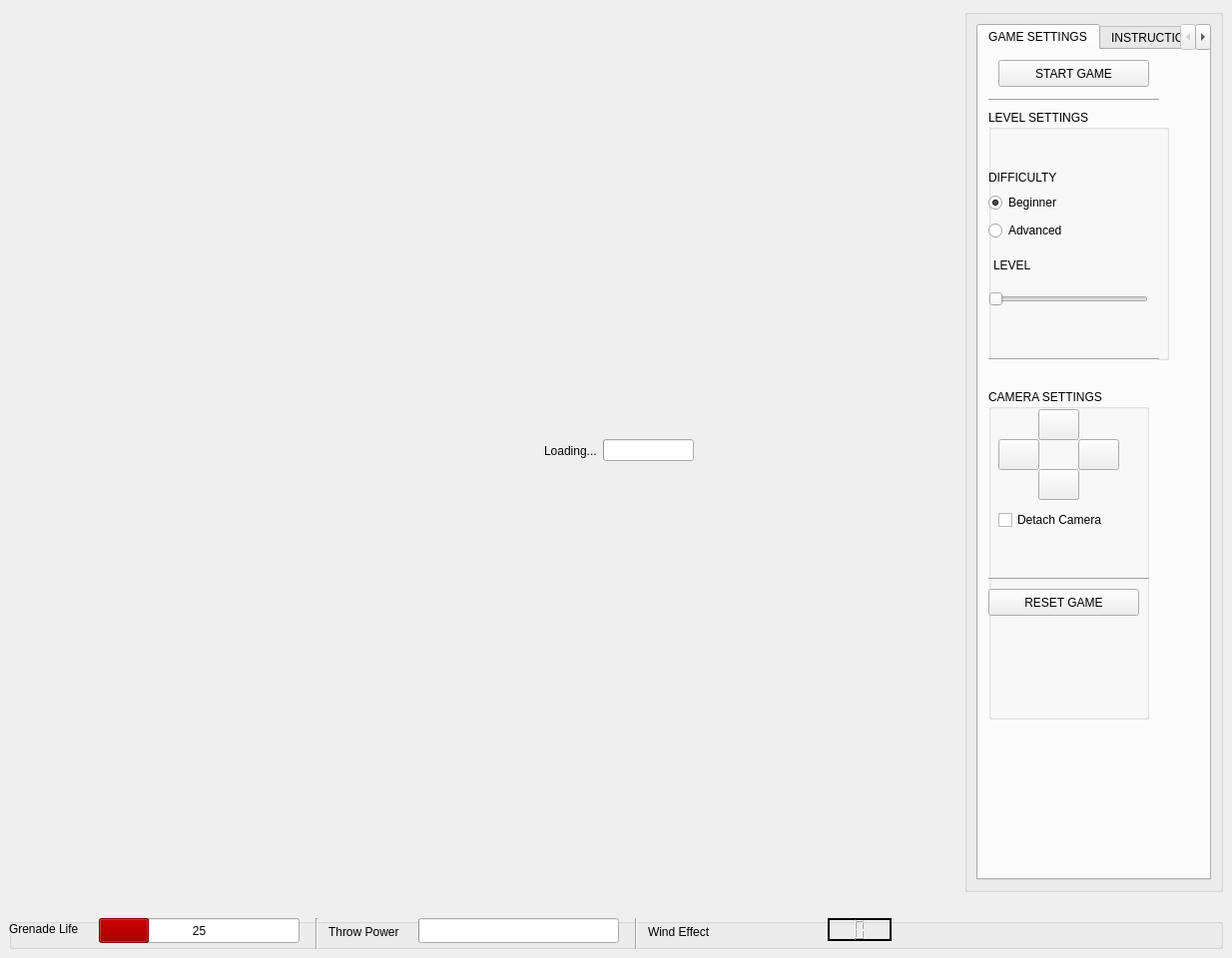
<?xml version="1.0" encoding="UTF-8"?>
<ui version="4.0">
 <class>GameControls</class>
 <widget class="QMainWindow" name="GameControls">
  <property name="geometry">
   <rect>
    <x>0</x>
    <y>0</y>
    <width>1234</width>
    <height>960</height>
   </rect>
  </property>
  <property name="windowTitle">
   <string>DISC THROW GAME</string>
  </property>
  <widget class="QWidget" name="centralwidget">
   <layout class="QGridLayout" name="s_GameWindowLayout">
    <item row="0" column="1">
     <spacer name="horizontalSpacer">
      <property name="orientation">
       <enum>Qt::Horizontal</enum>
      </property>
      <property name="sizeHint" stdset="0">
       <size>
        <width>40</width>
        <height>20</height>
       </size>
      </property>
     </spacer>
    </item>
    <item row="0" column="3">
     <spacer name="horizontalSpacer_2">
      <property name="orientation">
       <enum>Qt::Horizontal</enum>
      </property>
      <property name="sizeHint" stdset="0">
       <size>
        <width>40</width>
        <height>20</height>
       </size>
      </property>
     </spacer>
    </item>
    <item row="0" column="7">
     <spacer name="horizontalSpacer_3">
      <property name="orientation">
       <enum>Qt::Horizontal</enum>
      </property>
      <property name="sizeHint" stdset="0">
       <size>
        <width>40</width>
        <height>20</height>
       </size>
      </property>
     </spacer>
    </item>
    <item row="0" column="5" colspan="2">
     <widget class="QProgressBar" name="m_progressBar">
      <property name="enabled">
       <bool>true</bool>
      </property>
      <property name="cursor">
       <cursorShape>BusyCursor</cursorShape>
      </property>
      <property name="autoFillBackground">
       <bool>false</bool>
      </property>
      <property name="maximum">
       <number>30</number>
      </property>
      <property name="value">
       <number>0</number>
      </property>
      <property name="alignment">
       <set>Qt::AlignCenter</set>
      </property>
      <property name="textVisible">
       <bool>false</bool>
      </property>
      <property name="orientation">
       <enum>Qt::Horizontal</enum>
      </property>
      <property name="invertedAppearance">
       <bool>false</bool>
      </property>
      <property name="format">
       <string>%p%</string>
      </property>
     </widget>
    </item>
    <item row="0" column="4">
     <widget class="QLabel" name="loading">
      <property name="text">
       <string>Loading...</string>
      </property>
     </widget>
    </item>
    <item row="2" column="1" colspan="8">
     <spacer name="horizontalSpacer_4">
      <property name="orientation">
       <enum>Qt::Horizontal</enum>
      </property>
      <property name="sizeHint" stdset="0">
       <size>
        <width>40</width>
        <height>20</height>
       </size>
      </property>
     </spacer>
    </item>
    <item row="0" column="8">
     <widget class="QGroupBox" name="s_GameControlsBox">
      <property name="title">
       <string/>
      </property>
      <layout class="QGridLayout" name="gridLayout">
       <item row="0" column="4">
        <widget class="QTabWidget" name="tabWidget">
         <property name="focusPolicy">
          <enum>Qt::NoFocus</enum>
         </property>
         <property name="tabShape">
          <enum>QTabWidget::Rounded</enum>
         </property>
         <property name="currentIndex">
          <number>0</number>
         </property>
         <widget class="QWidget" name="tab1">
          <attribute name="title">
           <string>GAME SETTINGS</string>
          </attribute>
          <widget class="QGroupBox" name="cameraBox">
           <property name="geometry">
            <rect>
             <x>10</x>
             <y>340</y>
             <width>161</width>
             <height>331</height>
            </rect>
           </property>
           <property name="title">
            <string>CAMERA SETTINGS</string>
           </property>
           <widget class="QPushButton" name="topCamera">
            <property name="geometry">
             <rect>
              <x>50</x>
              <y>20</y>
              <width>41</width>
              <height>31</height>
             </rect>
            </property>
            <property name="focusPolicy">
             <enum>Qt::NoFocus</enum>
            </property>
            <property name="text">
             <string/>
            </property>
            <property name="icon">
             <iconset>
              <normaloff>../textures/camera_top.jpg</normaloff>../textures/camera_top.jpg</iconset>
            </property>
            <property name="iconSize">
             <size>
              <width>24</width>
              <height>24</height>
             </size>
            </property>
           </widget>
           <widget class="QPushButton" name="leftCamera">
            <property name="geometry">
             <rect>
              <x>10</x>
              <y>50</y>
              <width>41</width>
              <height>31</height>
             </rect>
            </property>
            <property name="focusPolicy">
             <enum>Qt::NoFocus</enum>
            </property>
            <property name="text">
             <string notr="true"/>
            </property>
            <property name="icon">
             <iconset>
              <normaloff>../textures/camera_lt.jpg</normaloff>../textures/camera_lt.jpg</iconset>
            </property>
            <property name="iconSize">
             <size>
              <width>24</width>
              <height>24</height>
             </size>
            </property>
            <property name="flat">
             <bool>false</bool>
            </property>
           </widget>
           <widget class="QPushButton" name="rightCamera">
            <property name="geometry">
             <rect>
              <x>90</x>
              <y>50</y>
              <width>41</width>
              <height>31</height>
             </rect>
            </property>
            <property name="focusPolicy">
             <enum>Qt::NoFocus</enum>
            </property>
            <property name="text">
             <string/>
            </property>
            <property name="icon">
             <iconset>
              <normaloff>../textures/camera_rt.jpg</normaloff>../textures/camera_rt.jpg</iconset>
            </property>
            <property name="iconSize">
             <size>
              <width>24</width>
              <height>24</height>
             </size>
            </property>
            <property name="flat">
             <bool>false</bool>
            </property>
           </widget>
           <widget class="QPushButton" name="defaultBackCamera">
            <property name="geometry">
             <rect>
              <x>50</x>
              <y>80</y>
              <width>41</width>
              <height>31</height>
             </rect>
            </property>
            <property name="focusPolicy">
             <enum>Qt::NoFocus</enum>
            </property>
            <property name="text">
             <string/>
            </property>
            <property name="icon">
             <iconset>
              <normaloff>../textures/camera_back.jpg</normaloff>../textures/camera_back.jpg</iconset>
            </property>
            <property name="iconSize">
             <size>
              <width>24</width>
              <height>24</height>
             </size>
            </property>
           </widget>
           <widget class="QCheckBox" name="freeCam">
            <property name="geometry">
             <rect>
              <x>10</x>
              <y>120</y>
              <width>141</width>
              <height>22</height>
             </rect>
            </property>
            <property name="focusPolicy">
             <enum>Qt::NoFocus</enum>
            </property>
            <property name="text">
             <string>Detach Camera</string>
            </property>
           </widget>
           <widget class="QPushButton" name="restartButton">
            <property name="geometry">
             <rect>
              <x>0</x>
              <y>200</y>
              <width>151</width>
              <height>27</height>
             </rect>
            </property>
            <property name="focusPolicy">
             <enum>Qt::NoFocus</enum>
            </property>
            <property name="text">
             <string>RESET GAME</string>
            </property>
           </widget>
           <widget class="Line" name="line_5">
            <property name="geometry">
             <rect>
              <x>0</x>
              <y>180</y>
              <width>171</width>
              <height>20</height>
             </rect>
            </property>
            <property name="orientation">
             <enum>Qt::Horizontal</enum>
            </property>
           </widget>
          </widget>
          <widget class="Line" name="line_3">
           <property name="geometry">
            <rect>
             <x>10</x>
             <y>40</y>
             <width>171</width>
             <height>20</height>
            </rect>
           </property>
           <property name="orientation">
            <enum>Qt::Horizontal</enum>
           </property>
          </widget>
          <widget class="QGroupBox" name="levelSettingsBox">
           <property name="geometry">
            <rect>
             <x>10</x>
             <y>60</y>
             <width>181</width>
             <height>251</height>
            </rect>
           </property>
           <property name="title">
            <string>LEVEL SETTINGS</string>
           </property>
           <widget class="QRadioButton" name="m_beginner">
            <property name="geometry">
             <rect>
              <x>0</x>
              <y>82</y>
              <width>256</width>
              <height>22</height>
             </rect>
            </property>
            <property name="focusPolicy">
             <enum>Qt::NoFocus</enum>
            </property>
            <property name="text">
             <string>Beginner</string>
            </property>
            <property name="checked">
             <bool>true</bool>
            </property>
           </widget>
           <widget class="QLabel" name="m_levelLabel">
            <property name="geometry">
             <rect>
              <x>5</x>
              <y>147</y>
              <width>256</width>
              <height>17</height>
             </rect>
            </property>
            <property name="text">
             <string>LEVEL</string>
            </property>
           </widget>
           <widget class="QLabel" name="label_2">
            <property name="geometry">
             <rect>
              <x>0</x>
              <y>59</y>
              <width>256</width>
              <height>17</height>
             </rect>
            </property>
            <property name="text">
             <string>DIFFICULTY</string>
            </property>
           </widget>
           <widget class="QRadioButton" name="m_advanced">
            <property name="geometry">
             <rect>
              <x>0</x>
              <y>110</y>
              <width>256</width>
              <height>22</height>
             </rect>
            </property>
            <property name="focusPolicy">
             <enum>Qt::NoFocus</enum>
            </property>
            <property name="text">
             <string>Advanced</string>
            </property>
           </widget>
           <widget class="QSlider" name="m_levelSetDial">
            <property name="geometry">
             <rect>
              <x>0</x>
              <y>180</y>
              <width>160</width>
              <height>19</height>
             </rect>
            </property>
            <property name="focusPolicy">
             <enum>Qt::NoFocus</enum>
            </property>
            <property name="minimum">
             <number>1</number>
            </property>
            <property name="maximum">
             <number>3</number>
            </property>
            <property name="pageStep">
             <number>1</number>
            </property>
            <property name="orientation">
             <enum>Qt::Horizontal</enum>
            </property>
           </widget>
          </widget>
          <widget class="QPushButton" name="m_startGame">
           <property name="geometry">
            <rect>
             <x>20</x>
             <y>10</y>
             <width>151</width>
             <height>27</height>
            </rect>
           </property>
           <property name="focusPolicy">
            <enum>Qt::NoFocus</enum>
           </property>
           <property name="text">
            <string>START GAME</string>
           </property>
          </widget>
          <widget class="Line" name="line_4">
           <property name="geometry">
            <rect>
             <x>10</x>
             <y>300</y>
             <width>171</width>
             <height>20</height>
            </rect>
           </property>
           <property name="orientation">
            <enum>Qt::Horizontal</enum>
           </property>
          </widget>
          <zorder>cameraBox</zorder>
          <zorder>line_3</zorder>
          <zorder>levelSettingsBox</zorder>
          <zorder>m_startGame</zorder>
          <zorder>m_startGame</zorder>
          <zorder>line_4</zorder>
         </widget>
         <widget class="QWidget" name="tab2">
          <attribute name="title">
           <string>INSTRUCTIONS</string>
          </attribute>
          <widget class="QTextBrowser" name="textBrowser">
           <property name="geometry">
            <rect>
             <x>0</x>
             <y>10</y>
             <width>231</width>
             <height>621</height>
            </rect>
           </property>
           <property name="focusPolicy">
            <enum>Qt::NoFocus</enum>
           </property>
           <property name="html">
            <string>&lt;!DOCTYPE HTML PUBLIC &quot;-//W3C//DTD HTML 4.0//EN&quot; &quot;http://www.w3.org/TR/REC-html40/strict.dtd&quot;&gt;
&lt;html&gt;&lt;head&gt;&lt;meta name=&quot;qrichtext&quot; content=&quot;1&quot; /&gt;&lt;style type=&quot;text/css&quot;&gt;
p, li { white-space: pre-wrap; }
&lt;/style&gt;&lt;/head&gt;&lt;body style=&quot; font-family:'Sans'; font-size:10pt; font-weight:400; font-style:normal;&quot;&gt;
&lt;p style=&quot; margin-top:0px; margin-bottom:0px; margin-left:0px; margin-right:0px; -qt-block-indent:0; text-indent:0px;&quot;&gt;&lt;span style=&quot; text-decoration: underline; color:#aa0000;&quot;&gt;( Refer to KEY_CONTROLS TAB for keyboard instructions)&lt;/span&gt;&lt;/p&gt;
&lt;p style=&quot;-qt-paragraph-type:empty; margin-top:0px; margin-bottom:0px; margin-left:0px; margin-right:0px; -qt-block-indent:0; text-indent:0px; text-decoration: underline; color:#aa0000;&quot;&gt;&lt;/p&gt;
&lt;p style=&quot; margin-top:0px; margin-bottom:0px; margin-left:0px; margin-right:0px; -qt-block-indent:0; text-indent:0px;&quot;&gt;&lt;span style=&quot; text-decoration: underline; color:#aa0000;&quot;&gt;UI INSTRUCTIONS: &lt;/span&gt;&lt;/p&gt;
&lt;p style=&quot;-qt-paragraph-type:empty; margin-top:0px; margin-bottom:0px; margin-left:0px; margin-right:0px; -qt-block-indent:0; text-indent:0px; text-decoration: underline; color:#aa0000;&quot;&gt;&lt;/p&gt;
&lt;p style=&quot; margin-top:0px; margin-bottom:0px; margin-left:0px; margin-right:0px; -qt-block-indent:0; text-indent:0px;&quot;&gt;&lt;span style=&quot; color:#aa0000;&quot;&gt;1. SET the Difficulty - To create less/more oponents&lt;/span&gt;&lt;/p&gt;
&lt;p style=&quot;-qt-paragraph-type:empty; margin-top:0px; margin-bottom:0px; margin-left:0px; margin-right:0px; -qt-block-indent:0; text-indent:0px; color:#aa0000;&quot;&gt;&lt;/p&gt;
&lt;p style=&quot; margin-top:0px; margin-bottom:0px; margin-left:0px; margin-right:0px; -qt-block-indent:0; text-indent:0px;&quot;&gt;&lt;span style=&quot; color:#aa0000;&quot;&gt;2. SET the Level Slider - &lt;/span&gt;&lt;/p&gt;
&lt;p style=&quot; margin-top:0px; margin-bottom:0px; margin-left:0px; margin-right:0px; -qt-block-indent:0; text-indent:0px;&quot;&gt;&lt;span style=&quot; color:#aa0000;&quot;&gt;To create :&lt;/span&gt;&lt;/p&gt;
&lt;p style=&quot; margin-top:0px; margin-bottom:0px; margin-left:0px; margin-right:0px; -qt-block-indent:0; text-indent:0px;&quot;&gt;&lt;span style=&quot; color:#aa0000;&quot;&gt;LEVEL1: Static Opponents&lt;/span&gt;&lt;/p&gt;
&lt;p style=&quot; margin-top:0px; margin-bottom:0px; margin-left:0px; margin-right:0px; -qt-block-indent:0; text-indent:0px;&quot;&gt;&lt;span style=&quot; color:#aa0000;&quot;&gt;LEVEL2: Windy Atmosphere&lt;/span&gt;&lt;/p&gt;
&lt;p style=&quot; margin-top:0px; margin-bottom:0px; margin-left:0px; margin-right:0px; -qt-block-indent:0; text-indent:0px;&quot;&gt;&lt;span style=&quot; color:#aa0000;&quot;&gt;LEVEL3: Windy Atmosphere + Moving opponents &lt;/span&gt;&lt;/p&gt;
&lt;p style=&quot;-qt-paragraph-type:empty; margin-top:0px; margin-bottom:0px; margin-left:0px; margin-right:0px; -qt-block-indent:0; text-indent:0px; color:#aa0000;&quot;&gt;&lt;/p&gt;
&lt;p style=&quot; margin-top:0px; margin-bottom:0px; margin-left:0px; margin-right:0px; -qt-block-indent:0; text-indent:0px;&quot;&gt;&lt;span style=&quot; color:#aa0000;&quot;&gt;3. START the game by pressing &amp;quot;START GAME&amp;quot;&lt;/span&gt;&lt;/p&gt;
&lt;p style=&quot;-qt-paragraph-type:empty; margin-top:0px; margin-bottom:0px; margin-left:0px; margin-right:0px; -qt-block-indent:0; text-indent:0px; color:#aa0000;&quot;&gt;&lt;/p&gt;
&lt;p style=&quot; margin-top:0px; margin-bottom:0px; margin-left:0px; margin-right:0px; -qt-block-indent:0; text-indent:0px;&quot;&gt;&lt;span style=&quot; color:#aa0000;&quot;&gt;4. At any point, reset the game by pressing &amp;quot;RESET GAME&amp;quot;, and set the desired level settings and &amp;quot;START GAME&amp;quot; again. &lt;/span&gt;&lt;/p&gt;
&lt;p style=&quot;-qt-paragraph-type:empty; margin-top:0px; margin-bottom:0px; margin-left:0px; margin-right:0px; -qt-block-indent:0; text-indent:0px; color:#aa0000;&quot;&gt;&lt;/p&gt;
&lt;p style=&quot; margin-top:0px; margin-bottom:0px; margin-left:0px; margin-right:0px; -qt-block-indent:0; text-indent:0px;&quot;&gt;GOAL:&lt;/p&gt;
&lt;p style=&quot;-qt-paragraph-type:empty; margin-top:0px; margin-bottom:0px; margin-left:0px; margin-right:0px; -qt-block-indent:0; text-indent:0px;&quot;&gt;&lt;/p&gt;
&lt;p style=&quot; margin-top:0px; margin-bottom:0px; margin-left:0px; margin-right:0px; -qt-block-indent:0; text-indent:0px;&quot;&gt;Your goal is to reach the &amp;quot;Ammunition Box&amp;quot; placed at the end of the level in the midst of the bunker by avoiding the tanks(opponets) who are on your way. For each hit on the tank, you lose points depending on the power and distance from which you hit it. Enjoy the game.&lt;/p&gt;&lt;/body&gt;&lt;/html&gt;</string>
           </property>
          </widget>
         </widget>
         <widget class="QWidget" name="tab3">
          <attribute name="title">
           <string>KEY_CONTROLS</string>
          </attribute>
          <widget class="QTextEdit" name="textEdit">
           <property name="geometry">
            <rect>
             <x>0</x>
             <y>10</y>
             <width>231</width>
             <height>671</height>
            </rect>
           </property>
           <property name="html">
            <string>&lt;!DOCTYPE HTML PUBLIC &quot;-//W3C//DTD HTML 4.0//EN&quot; &quot;http://www.w3.org/TR/REC-html40/strict.dtd&quot;&gt;
&lt;html&gt;&lt;head&gt;&lt;meta name=&quot;qrichtext&quot; content=&quot;1&quot; /&gt;&lt;style type=&quot;text/css&quot;&gt;
p, li { white-space: pre-wrap; }
&lt;/style&gt;&lt;/head&gt;&lt;body style=&quot; font-family:'Sans'; font-size:10pt; font-weight:400; font-style:normal;&quot;&gt;
&lt;p style=&quot; margin-top:0px; margin-bottom:0px; margin-left:0px; margin-right:0px; -qt-block-indent:0; text-indent:0px;&quot;&gt;&lt;span style=&quot; color:#aa0000;&quot;&gt;KEY CONTROLS:&lt;/span&gt;&lt;/p&gt;
&lt;p style=&quot;-qt-paragraph-type:empty; margin-top:0px; margin-bottom:0px; margin-left:0px; margin-right:0px; -qt-block-indent:0; text-indent:0px; color:#aa0000;&quot;&gt;&lt;/p&gt;
&lt;p style=&quot; margin-top:0px; margin-bottom:0px; margin-left:0px; margin-right:0px; -qt-block-indent:0; text-indent:0px;&quot;&gt;&lt;span style=&quot; color:#aa0000;&quot;&gt;&amp;quot;LEFT and RIGHT KEYS&amp;quot;: Sets the direction the grenade is to be thrown.&lt;/span&gt;&lt;/p&gt;
&lt;p style=&quot;-qt-paragraph-type:empty; margin-top:0px; margin-bottom:0px; margin-left:0px; margin-right:0px; -qt-block-indent:0; text-indent:0px; color:#aa0000;&quot;&gt;&lt;/p&gt;
&lt;p style=&quot; margin-top:0px; margin-bottom:0px; margin-left:0px; margin-right:0px; -qt-block-indent:0; text-indent:0px;&quot;&gt;&lt;span style=&quot; color:#aa0000;&quot;&gt;&amp;quot;UP and DOWN KEYS&amp;quot;: Sets the throw power&lt;/span&gt;&lt;/p&gt;
&lt;p style=&quot;-qt-paragraph-type:empty; margin-top:0px; margin-bottom:0px; margin-left:0px; margin-right:0px; -qt-block-indent:0; text-indent:0px; color:#aa0000;&quot;&gt;&lt;/p&gt;
&lt;p style=&quot; margin-top:0px; margin-bottom:0px; margin-left:0px; margin-right:0px; -qt-block-indent:0; text-indent:0px;&quot;&gt;&lt;span style=&quot; color:#aa0000;&quot;&gt;&amp;quot;SPACEBAR&amp;quot;: Throws the grenade.Make sure to set the power.&lt;/span&gt;&lt;/p&gt;
&lt;p style=&quot;-qt-paragraph-type:empty; margin-top:0px; margin-bottom:0px; margin-left:0px; margin-right:0px; -qt-block-indent:0; text-indent:0px; color:#aa0000;&quot;&gt;&lt;/p&gt;
&lt;p style=&quot; margin-top:0px; margin-bottom:0px; margin-left:0px; margin-right:0px; -qt-block-indent:0; text-indent:0px;&quot;&gt;&lt;span style=&quot; color:#aa0000;&quot;&gt;&amp;quot;KEYS 1/2/3/4/ and CAMERA BUTTONS in camera settings&amp;quot;:&lt;/span&gt;&lt;/p&gt;
&lt;p style=&quot; margin-top:0px; margin-bottom:0px; margin-left:0px; margin-right:0px; -qt-block-indent:0; text-indent:0px;&quot;&gt;&lt;span style=&quot; color:#aa0000;&quot;&gt;Toggles the camera between Default, left, top and right cameras&lt;/span&gt;&lt;/p&gt;
&lt;p style=&quot;-qt-paragraph-type:empty; margin-top:0px; margin-bottom:0px; margin-left:0px; margin-right:0px; -qt-block-indent:0; text-indent:0px; color:#aa0000;&quot;&gt;&lt;/p&gt;
&lt;p style=&quot; margin-top:0px; margin-bottom:0px; margin-left:0px; margin-right:0px; -qt-block-indent:0; text-indent:0px;&quot;&gt;&lt;span style=&quot; color:#aa0000;&quot;&gt;&amp;quot;Detach Camera&amp;quot;: Detaches the camera from the player. Camera will no longer move with the player. Applicable to all cameras.&lt;/span&gt;&lt;/p&gt;
&lt;p style=&quot;-qt-paragraph-type:empty; margin-top:0px; margin-bottom:0px; margin-left:0px; margin-right:0px; -qt-block-indent:0; text-indent:0px; color:#aa0000;&quot;&gt;&lt;/p&gt;&lt;/body&gt;&lt;/html&gt;</string>
           </property>
          </widget>
         </widget>
         <widget class="QWidget" name="tab4">
          <attribute name="title">
           <string>CREDITS</string>
          </attribute>
          <widget class="QTextEdit" name="textEdit_2">
           <property name="geometry">
            <rect>
             <x>0</x>
             <y>0</y>
             <width>201</width>
             <height>191</height>
            </rect>
           </property>
           <property name="html">
            <string>&lt;!DOCTYPE HTML PUBLIC &quot;-//W3C//DTD HTML 4.0//EN&quot; &quot;http://www.w3.org/TR/REC-html40/strict.dtd&quot;&gt;
&lt;html&gt;&lt;head&gt;&lt;meta name=&quot;qrichtext&quot; content=&quot;1&quot; /&gt;&lt;style type=&quot;text/css&quot;&gt;
p, li { white-space: pre-wrap; }
&lt;/style&gt;&lt;/head&gt;&lt;body style=&quot; font-family:'Sans'; font-size:10pt; font-weight:400; font-style:normal;&quot;&gt;
&lt;p style=&quot; margin-top:0px; margin-bottom:0px; margin-left:0px; margin-right:0px; -qt-block-indent:0; text-indent:0px;&quot;&gt;SANTOSH KRISHNAN SUNDARARAMA SASTRIGAL&lt;/p&gt;
&lt;p style=&quot;-qt-paragraph-type:empty; margin-top:0px; margin-bottom:0px; margin-left:0px; margin-right:0px; -qt-block-indent:0; text-indent:0px;&quot;&gt;&lt;/p&gt;
&lt;p style=&quot; margin-top:0px; margin-bottom:0px; margin-left:0px; margin-right:0px; -qt-block-indent:0; text-indent:0px;&quot;&gt;NCCA, BOURNEMOUTH UNIVERSITY&lt;/p&gt;
&lt;p style=&quot;-qt-paragraph-type:empty; margin-top:0px; margin-bottom:0px; margin-left:0px; margin-right:0px; -qt-block-indent:0; text-indent:0px;&quot;&gt;&lt;/p&gt;
&lt;p style=&quot; margin-top:0px; margin-bottom:0px; margin-left:0px; margin-right:0px; -qt-block-indent:0; text-indent:0px;&quot;&gt;MSc 2012-2013&lt;/p&gt;&lt;/body&gt;&lt;/html&gt;</string>
           </property>
          </widget>
         </widget>
        </widget>
       </item>
      </layout>
     </widget>
    </item>
    <item row="3" column="1" colspan="8">
     <widget class="QGroupBox" name="inGameBarsDisplay">
      <property name="title">
       <string/>
      </property>
      <widget class="QLabel" name="powerText">
       <property name="geometry">
        <rect>
         <x>320</x>
         <y>0</y>
         <width>91</width>
         <height>28</height>
        </rect>
       </property>
       <property name="text">
        <string>Throw Power</string>
       </property>
      </widget>
      <widget class="QProgressBar" name="powerBar">
       <property name="geometry">
        <rect>
         <x>410</x>
         <y>0</y>
         <width>201</width>
         <height>25</height>
        </rect>
       </property>
       <property name="palette">
        <palette>
         <active>
          <colorrole role="Highlight">
           <brush brushstyle="SolidPattern">
            <color alpha="255">
             <red>170</red>
             <green>0</green>
             <blue>0</blue>
            </color>
           </brush>
          </colorrole>
         </active>
         <inactive>
          <colorrole role="Highlight">
           <brush brushstyle="SolidPattern">
            <color alpha="255">
             <red>170</red>
             <green>0</green>
             <blue>0</blue>
            </color>
           </brush>
          </colorrole>
         </inactive>
         <disabled>
          <colorrole role="Highlight">
           <brush brushstyle="SolidPattern">
            <color alpha="255">
             <red>217</red>
             <green>217</green>
             <blue>217</blue>
            </color>
           </brush>
          </colorrole>
         </disabled>
        </palette>
       </property>
       <property name="maximum">
        <number>40</number>
       </property>
       <property name="value">
        <number>0</number>
       </property>
       <property name="textVisible">
        <bool>false</bool>
       </property>
      </widget>
      <widget class="QLabel" name="windDirRtArrow">
       <property name="geometry">
        <rect>
         <x>730</x>
         <y>0</y>
         <width>81</width>
         <height>21</height>
        </rect>
       </property>
       <property name="text">
        <string/>
       </property>
       <property name="scaledContents">
        <bool>true</bool>
       </property>
      </widget>
      <widget class="QLCDNumber" name="windNumber">
       <property name="geometry">
        <rect>
         <x>820</x>
         <y>0</y>
         <width>64</width>
         <height>23</height>
        </rect>
       </property>
       <property name="font">
        <font>
         <family>Sans Serif</family>
         <pointsize>15</pointsize>
         <weight>75</weight>
         <bold>true</bold>
        </font>
       </property>
       <property name="frameShadow">
        <enum>QFrame::Plain</enum>
       </property>
       <property name="lineWidth">
        <number>2</number>
       </property>
       <property name="numDigits">
        <number>1</number>
       </property>
      </widget>
      <widget class="QLabel" name="windDirLtArrow">
       <property name="geometry">
        <rect>
         <x>890</x>
         <y>0</y>
         <width>81</width>
         <height>21</height>
        </rect>
       </property>
       <property name="text">
        <string/>
       </property>
       <property name="scaledContents">
        <bool>true</bool>
       </property>
      </widget>
      <widget class="QLabel" name="windText">
       <property name="geometry">
        <rect>
         <x>640</x>
         <y>0</y>
         <width>81</width>
         <height>28</height>
        </rect>
       </property>
       <property name="text">
        <string>Wind Effect</string>
       </property>
      </widget>
      <widget class="Line" name="line">
       <property name="geometry">
        <rect>
         <x>620</x>
         <y>-10</y>
         <width>16</width>
         <height>61</height>
        </rect>
       </property>
       <property name="orientation">
        <enum>Qt::Vertical</enum>
       </property>
      </widget>
      <widget class="Line" name="line_2">
       <property name="geometry">
        <rect>
         <x>300</x>
         <y>0</y>
         <width>16</width>
         <height>61</height>
        </rect>
       </property>
       <property name="orientation">
        <enum>Qt::Vertical</enum>
       </property>
      </widget>
      <widget class="QLabel" name="grenadeLife">
       <property name="geometry">
        <rect>
         <x>0</x>
         <y>0</y>
         <width>91</width>
         <height>21</height>
        </rect>
       </property>
       <property name="text">
        <string>Grenade Life</string>
       </property>
      </widget>
      <widget class="QProgressBar" name="grenadePower">
       <property name="geometry">
        <rect>
         <x>90</x>
         <y>0</y>
         <width>201</width>
         <height>25</height>
        </rect>
       </property>
       <property name="palette">
        <palette>
         <active>
          <colorrole role="Highlight">
           <brush brushstyle="SolidPattern">
            <color alpha="255">
             <red>170</red>
             <green>0</green>
             <blue>0</blue>
            </color>
           </brush>
          </colorrole>
         </active>
         <inactive>
          <colorrole role="Highlight">
           <brush brushstyle="SolidPattern">
            <color alpha="255">
             <red>170</red>
             <green>0</green>
             <blue>0</blue>
            </color>
           </brush>
          </colorrole>
         </inactive>
         <disabled>
          <colorrole role="Highlight">
           <brush brushstyle="SolidPattern">
            <color alpha="255">
             <red>217</red>
             <green>217</green>
             <blue>217</blue>
            </color>
           </brush>
          </colorrole>
         </disabled>
        </palette>
       </property>
       <property name="maximum">
        <number>100</number>
       </property>
       <property name="value">
        <number>25</number>
       </property>
       <property name="textVisible">
        <bool>true</bool>
       </property>
       <property name="format">
        <string>%p</string>
       </property>
      </widget>
      <zorder>powerText</zorder>
      <zorder>powerBar</zorder>
      <zorder>windDirRtArrow</zorder>
      <zorder>windNumber</zorder>
      <zorder>windDirLtArrow</zorder>
      <zorder>windText</zorder>
      <zorder>line</zorder>
      <zorder>line_2</zorder>
      <zorder>grenadeLife</zorder>
      <zorder>grenadePower</zorder>
      <zorder>tabWidget</zorder>
     </widget>
    </item>
   </layout>
  </widget>
 </widget>
 <resources/>
 <connections/>
</ui>
